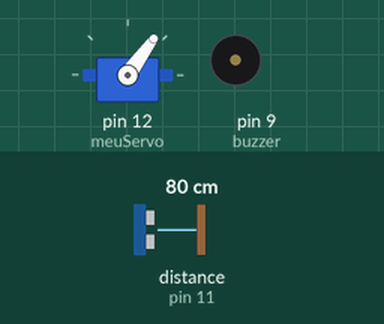
Recording of a sketch running on a simulated Arduino Uno, built with avr-gcc and run on an emulated ATmega328P. Parts: servo, buzzer (waves = sounding). Wiring (inferred from the names in the program): ultrasonic range finder: trigger pin 10; echo pin 11. Inputs (shaded band) come from the test bench; at power-on: distance to the obstacle (sensor on pin 11) 80 cm. The echo pulse lasts 58.3 µs per cm; what the sketch prints to the serial monitor is not drawn.

Above: at 1.2 s.
1.3 s: distance to the obstacle (sensor on pin 11) set to 33 cm
4.3 s: distance to the obstacle (sensor on pin 11) set to 28 cm
At 4.7 s:
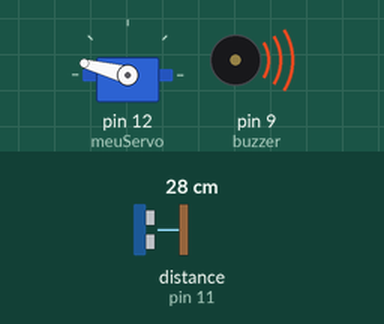
7.3 s: distance to the obstacle (sensor on pin 11) set to 2 cm
At 8.26 s:
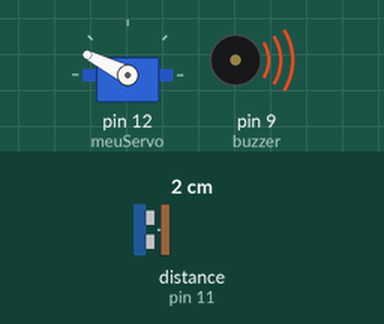
10.3 s: distance to the obstacle (sensor on pin 11) set to 35 cm
At 11.3 s:
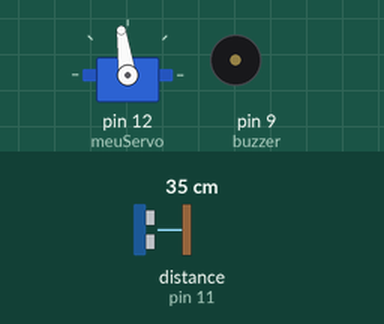
13.3 s: distance to the obstacle (sensor on pin 11) set to 18 cm
At 13.45 s:
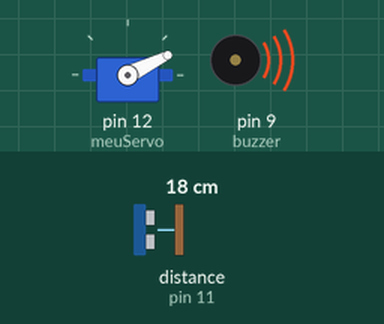
16.3 s: distance to the obstacle (sensor on pin 11) set to 60 cm
At 17.3 s:
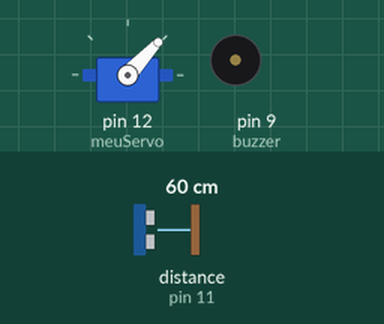
Timing chart, 0 to 20.3 s (numbered marks = the images above; inputs shaded):
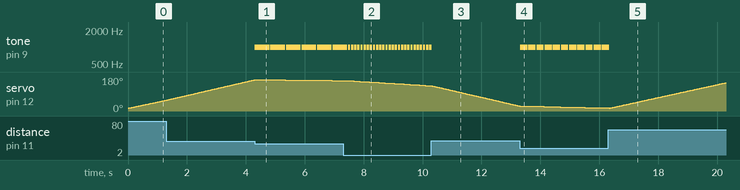

Measured:
- the behaviour switches between 31 and 30 cm on distance to the obstacle (sensor on pin 11) (found by bisection; images 0 and 1)
- after the input at 4.3 s, tone on pin 9 (buzzer): alternates 1000 Hz for 0.50 s and silent for 0.03 s, starting at once
- after the input at 7.3 s, tone on pin 9 (buzzer): alternates 1000 Hz for 0.08 s and silent for 0.03 s, starting after 0.25 s
- after the input at 10.3 s, tone on pin 9 (buzzer): goes on until 10.3 s, then stays silent
- after the input at 13.3 s, tone on pin 9 (buzzer): alternates 1000 Hz for 0.25 s and silent for 0.03 s, starting at once
- after the input at 16.3 s, tone on pin 9 (buzzer): goes on until 16.3 s, then stays silent

The sketch:

sonar.ino
```cpp
#include <Servo.h>

#define trigPin 10
#define echoPin 11
#define buzzer 9 // Definindo o pino do buzzer

//Trabalho feito por Caio Sobrinho e Igor Ricci Constantino

long duracao;
int distancia;

Servo meuServo;

//Function para calcular a distancia medida pelo sensor ultrassonico
int calcularDistancia(){

  digitalWrite(trigPin, LOW); //Sensor está em estado "desligado"
  delayMicroseconds(2); //por 2 microssegundos

  digitalWrite(trigPin, HIGH); //Sensor funcionando
  delayMicroseconds(10); //tempo para o sinal sonoro ir e voltar, tempo necessário do disparo (10 ms)
  digitalWrite(trigPin, LOW); //começar a ouvir o eco

  duracao = pulseIn(echoPin, HIGH); //calcula o tempo para o pino echo do sensor ir de LOW para HIGH, ou seja, quanto tempo demora para identificar o pulso de som que voltou
  distancia= duracao*0.034/2; //distancia só da ida!!!

  return distancia;
}

void setup() {
  pinMode(trigPin, OUTPUT); //Seta o trig do ultrassom como de saida
  pinMode(echoPin, INPUT); // Seta o ultrassom como entrada
  pinMode(buzzer, OUTPUT); // Definindo o pino do buzzer como saída
  Serial.begin(9600);
  meuServo.attach(12); //Define a porta que o servo está acoplado
}

void loop() {
  //Servo o vai até 165 graus de giro
  for(int i=15;i<=165;i++){
    meuServo.write(i); //imprime o angulo de rotação
    delay(25); //delay de rotação
    distancia = calcularDistancia();//Enquanto o servo estiver girando de 15 a 165 graus, ele vai calcular a distancia pelo sensor de ultrassom

    Serial.print(i); //Imprime no serial o angulo
    Serial.print(",");
    Serial.print(distancia); //Depois mostra a distancia calculada pelo sensor ultrassom
    Serial.print(".");

    if(distancia < 10){ // Se a distância for menor que 10 cm
      tone(buzzer, 1000); // O buzzer será ativado
      delay(80); // Espera um segundo
      noTone(buzzer); // Desliga o buzzer
    }
    else if(distancia > 10 && distancia < 20){
      tone(buzzer, 1000);
      delay(250);
      noTone(buzzer);
    }
    else if(distancia > 20 && distancia < 30){
      tone(buzzer, 1000);
      delay(500);
      noTone(buzzer);
    }
    else {
      noTone(buzzer); // Caso contrário, o buzzer será desativado
    }

  }

  //Vai repetir o mesmo processo só que agora o servo vai voltar para o inicio, ou seja, de 165 para 15 graus
  for(int i=165;i>15;i--){
    meuServo.write(i); //mostra o angulo de rotação
    delay(25);
    distancia = calcularDistancia(); //Enquanto o servo estiver girando de 165 a 15 graus, ele vai calcular a distancia pelo sensor de ultrassom

    Serial.print(i); //Imprime no serial o angulo
    Serial.print(",");
    Serial.print(distancia); //imprime a distancia do sensor
    Serial.print(".");

    if(distancia < 10){ // Se a distância for menor que 10 cm
      tone(buzzer, 1000); // O buzzer será ativado
      delay(80); // Espera um segundo
      noTone(buzzer); // Desliga o buzzer
    }
    else if(distancia > 10 && distancia < 20){
      tone(buzzer, 1000);
      delay(250);
      noTone(buzzer);
    }
    else if(distancia > 20 && distancia < 30){
      tone(buzzer, 1000);
      delay(500);
      noTone(buzzer);
    }
    else {
      noTone(buzzer); // Caso contrário, o buzzer será desativado
    }
  }
}
```
